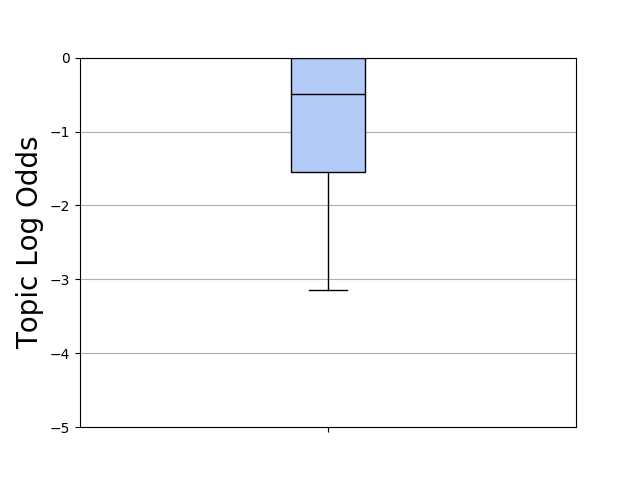

Generate this figure with Python:
import matplotlib
from matplotlib import pyplot

data = [0,-2.84,-1.74,-3.15,0,0,0,0,-0.99,-0.98]
data.sort()

fig = pyplot.figure()
ax = fig.add_subplot(111)

ax.set_ylabel('Topic Log Odds', fontsize =20)
ax.set_ylim(bottom=-5,top=0)
ax.yaxis.grid()

bp = ax.boxplot(data, patch_artist=True)

for median in bp['medians']:
    median.set(color='#000000')

for box in bp['boxes']:
    box.set(facecolor = '#b2ccf7')
ax.set_xticklabels([''])
fig.savefig('boxplot.png')